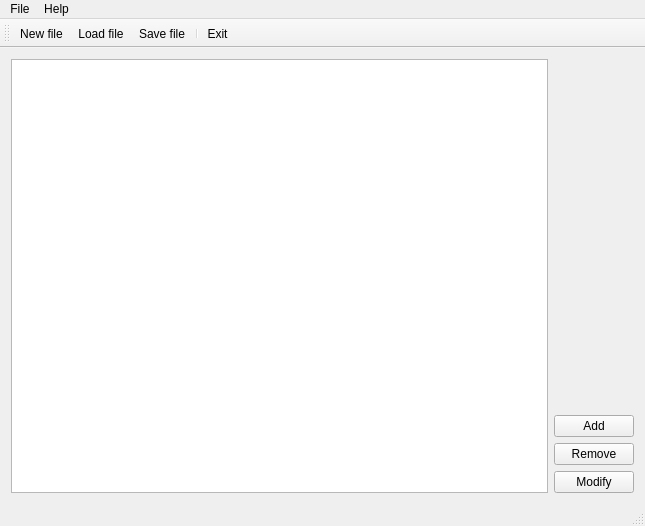
<?xml version="1.0" encoding="UTF-8"?>
<ui version="4.0">
 <class>SignaturesEditorClass</class>
 <widget class="QMainWindow" name="SignaturesEditorClass">
  <property name="geometry">
   <rect>
    <x>0</x>
    <y>0</y>
    <width>645</width>
    <height>526</height>
   </rect>
  </property>
  <property name="windowTitle">
   <string>SignaturesEditor</string>
  </property>
  <widget class="QWidget" name="centralWidget">
   <layout class="QHBoxLayout" name="horizontalLayout">
    <item>
     <widget class="QListWidget" name="listWidget"/>
    </item>
    <item>
     <layout class="QVBoxLayout" name="verticalLayout">
      <item>
       <spacer name="verticalSpacer">
        <property name="orientation">
         <enum>Qt::Vertical</enum>
        </property>
        <property name="sizeHint" stdset="0">
         <size>
          <width>20</width>
          <height>40</height>
         </size>
        </property>
       </spacer>
      </item>
      <item>
       <widget class="QPushButton" name="pushButton">
        <property name="text">
         <string>Add</string>
        </property>
       </widget>
      </item>
      <item>
       <widget class="QPushButton" name="pushButton_2">
        <property name="text">
         <string>Remove</string>
        </property>
       </widget>
      </item>
      <item>
       <widget class="QPushButton" name="pushButton_3">
        <property name="text">
         <string>Modify</string>
        </property>
       </widget>
      </item>
     </layout>
    </item>
   </layout>
  </widget>
  <widget class="QMenuBar" name="menuBar">
   <property name="geometry">
    <rect>
     <x>0</x>
     <y>0</y>
     <width>645</width>
     <height>21</height>
    </rect>
   </property>
   <widget class="QMenu" name="menuFile">
    <property name="title">
     <string>File</string>
    </property>
    <addaction name="actionNew_file"/>
    <addaction name="actionLoad_file"/>
    <addaction name="actionSave_file"/>
    <addaction name="separator"/>
    <addaction name="actionExit"/>
   </widget>
   <widget class="QMenu" name="menuHelp">
    <property name="title">
     <string>Help</string>
    </property>
    <addaction name="actionAbout"/>
   </widget>
   <addaction name="menuFile"/>
   <addaction name="menuHelp"/>
  </widget>
  <widget class="QToolBar" name="mainToolBar">
   <attribute name="toolBarArea">
    <enum>TopToolBarArea</enum>
   </attribute>
   <attribute name="toolBarBreak">
    <bool>false</bool>
   </attribute>
   <addaction name="actionNew_file"/>
   <addaction name="actionLoad_file"/>
   <addaction name="actionSave_file"/>
   <addaction name="separator"/>
   <addaction name="actionExit"/>
  </widget>
  <widget class="QStatusBar" name="statusBar"/>
  <action name="actionNew_file">
   <property name="icon">
    <iconset resource="signatureseditor.qrc">
     <normaloff>:/SignaturesEditor/icons/newfile.png</normaloff>:/SignaturesEditor/icons/newfile.png</iconset>
   </property>
   <property name="text">
    <string>New file</string>
   </property>
  </action>
  <action name="actionLoad_file">
   <property name="icon">
    <iconset resource="signatureseditor.qrc">
     <normaloff>:/SignaturesEditor/icons/loadfile2.png</normaloff>:/SignaturesEditor/icons/loadfile2.png</iconset>
   </property>
   <property name="text">
    <string>Load file</string>
   </property>
  </action>
  <action name="actionSave_file">
   <property name="icon">
    <iconset resource="signatureseditor.qrc">
     <normaloff>:/SignaturesEditor/icons/savefile.png</normaloff>:/SignaturesEditor/icons/savefile.png</iconset>
   </property>
   <property name="text">
    <string>Save file</string>
   </property>
  </action>
  <action name="actionExit">
   <property name="icon">
    <iconset resource="signatureseditor.qrc">
     <normaloff>:/SignaturesEditor/icons/exit.png</normaloff>:/SignaturesEditor/icons/exit.png</iconset>
   </property>
   <property name="text">
    <string>Exit</string>
   </property>
  </action>
  <action name="actionAbout">
   <property name="text">
    <string>About</string>
   </property>
  </action>
 </widget>
 <layoutdefault spacing="6" margin="11"/>
 <resources>
  <include location="signatureseditor.qrc"/>
 </resources>
 <connections/>
</ui>
